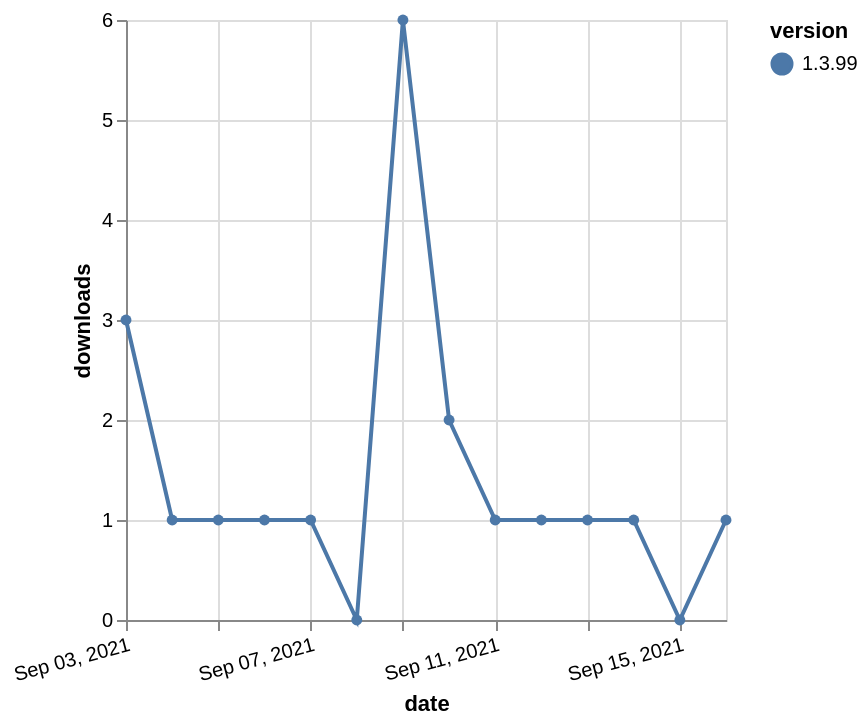

Express this chart as Vega-Lite.
### Vega-Lite specification from a JSON file in a GitHub repository (floating-point values rounded to 4 significant figures)
{"$schema": "https://vega.github.io/schema/vega-lite/v5.json", "description": "A simple bar chart with embedded data.", "data": {"values": [{"date": "2021-09-03", "total": 477, "delta": 3, "version": "1.3.99"}, {"date": "2021-09-04", "total": 478, "delta": 1, "version": "1.3.99"}, {"date": "2021-09-05", "total": 479, "delta": 1, "version": "1.3.99"}, {"date": "2021-09-06", "total": 480, "delta": 1, "version": "1.3.99"}, {"date": "2021-09-07", "total": 481, "delta": 1, "version": "1.3.99"}, {"date": "2021-09-08", "total": 481, "delta": 0, "version": "1.3.99"}, {"date": "2021-09-09", "total": 487, "delta": 6, "version": "1.3.99"}, {"date": "2021-09-10", "total": 489, "delta": 2, "version": "1.3.99"}, {"date": "2021-09-11", "total": 490, "delta": 1, "version": "1.3.99"}, {"date": "2021-09-12", "total": 491, "delta": 1, "version": "1.3.99"}, {"date": "2021-09-13", "total": 492, "delta": 1, "version": "1.3.99"}, {"date": "2021-09-14", "total": 493, "delta": 1, "version": "1.3.99"}, {"date": "2021-09-15", "total": 493, "delta": 0, "version": "1.3.99"}, {"date": "2021-09-16", "total": 494, "delta": 1, "version": "1.3.99"}]}, "width": "container", "mark": {"type": "line", "point": {"filled": true}}, "encoding": {"x": {"field": "date", "type": "temporal", "timeUnit": "yearmonthdate", "title": "date", "axis": {"labelAngle": -15}}, "y": {"field": "delta", "type": "quantitative", "title": "downloads"}, "color": {"field": "version", "type": "nominal"}, "tooltip": {"field": "delta"}}}
